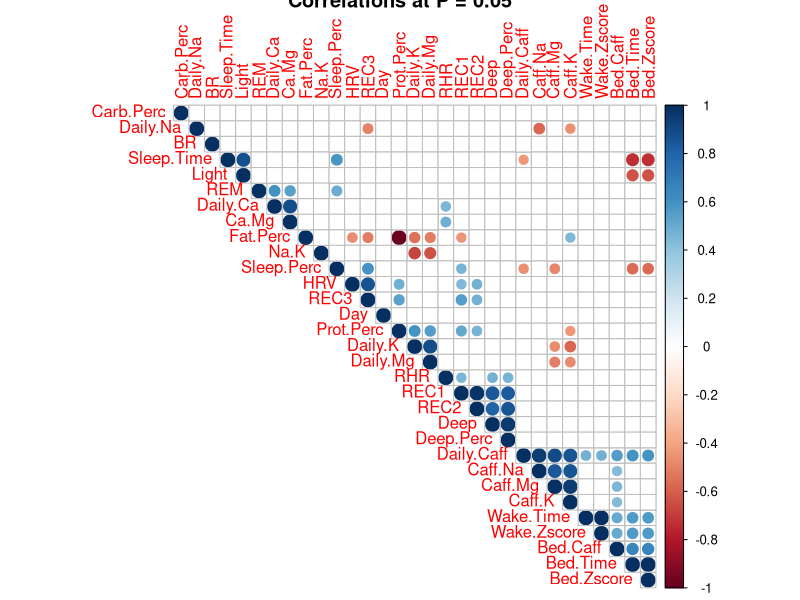

This chart was generated by the following R code: (Note: this script raises an error after producing the figure.)
#!/usr/bin/R
# compute and graph correlation statistics for sleep study control control

# library
library(dplyr)
library(Hmisc)
library(corrplot)

raw_data <- read.delim("raw_data-sleep_control.tsv")
df <- as.matrix(as.data.frame(lapply(raw_data, as.numeric)))

sink("descriptive_stats-sleep_control.txt")
summary(raw_data)

sink("correlation-sleep_control.txt")
rcorr(df, type=c("pearson"))

res <- rcorr(df, type=c("pearson"))
corrplot(res$r, type="upper", order="hclust", p.mat = res$P, sig.level = 0.05, insig = "blank", main="Correlations at P = 0.05")
dev.copy(png, "plot-sleep-control-0500.png")
dev.off()
dev.off()

res <- rcorr(df, type=c("pearson"))
corrplot(res$r, type="upper", order="hclust", p.mat = res$P, sig.level = 0.01, insig = "blank", main="Correlations at P = 0.01")
dev.copy(png, "plot-sleep-control-0100.png")
dev.off()
dev.off()

res <- rcorr(df, type=c("pearson"))
corrplot(res$r, type="upper", order="hclust", p.mat = res$P, sig.level = 0.001, insig = "blank", main="Correlations at P = 0.001")
dev.copy(png, "plot-sleep-control-0010.png")
dev.off()
dev.off()

res <- rcorr(df, type=c("pearson"))
corrplot(res$r, type="upper", order="hclust", p.mat = res$P, sig.level = 0.0001, insig = "blank", main="Correlations at P = 0.0001")
dev.copy(png, "plot-sleep-control-0001.png")
dev.off()
dev.off()
